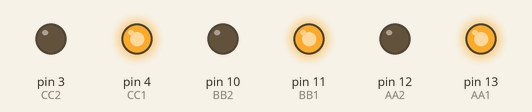
The sketch below on a simulated Arduino Uno, built with avr-gcc and run on an emulated ATmega328P. Shown: output pins drawn as LEDs (lit = HIGH).

Above: at 1.0 s.
At 3.0 s:
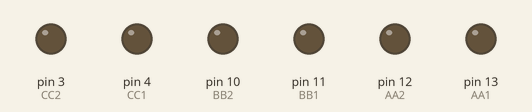
Timing chart, 0 to 5.2 s (numbered marks = the images above):
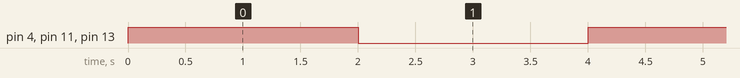

The sketch:

bltctesting.ino
```cpp
  // put your setup code here, to run once:
int AA1=13;
int AA2=12;
int BB1=11;
int BB2=10;
int CC1=4;
int CC2=3;

void setup() {
Serial.begin(9600);
  pinMode(AA1,OUTPUT);
  pinMode(AA2,OUTPUT);
  pinMode(BB1,OUTPUT);
  pinMode(BB2,OUTPUT);
  pinMode(CC1,OUTPUT);
  pinMode(CC2,OUTPUT);
}

void loop() {
  // put your main code here, to run repeatedly:
  digitalWrite(AA1,HIGH);
      digitalWrite(AA2,LOW);
      digitalWrite(BB1,HIGH);
      digitalWrite(CC2,LOW);
      digitalWrite(BB2,LOW);
      digitalWrite(CC1,HIGH);
      delay(2000);
     digitalWrite(AA1,LOW);
      digitalWrite(AA2,LOW);
      digitalWrite(BB1,LOW);
      digitalWrite(CC2,LOW);
      digitalWrite(BB2,LOW);
      digitalWrite(CC1,LOW);
       delay(2000);

}
```

Measured:
- by itself, pin 4 (CC1), pin 11 (BB1), pin 13 (AA1): alternates HIGH for 2.0 s and LOW for 2.0 s
